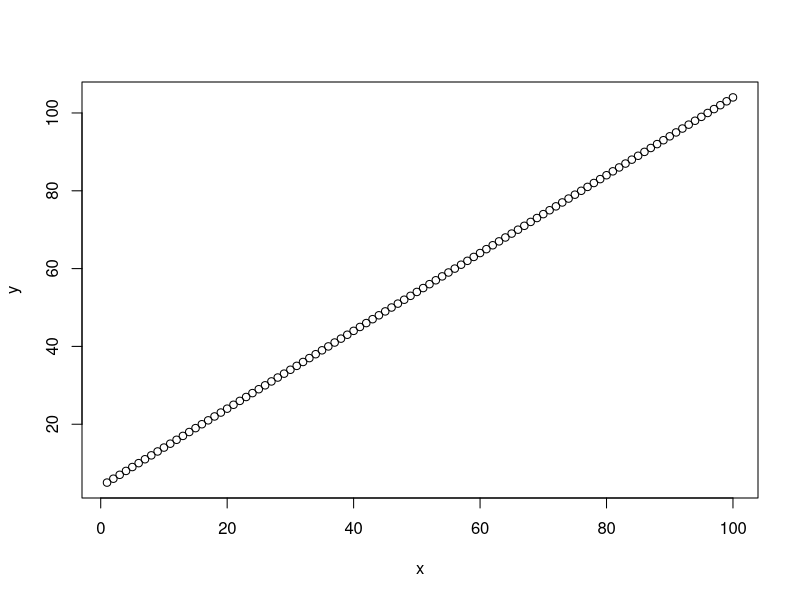
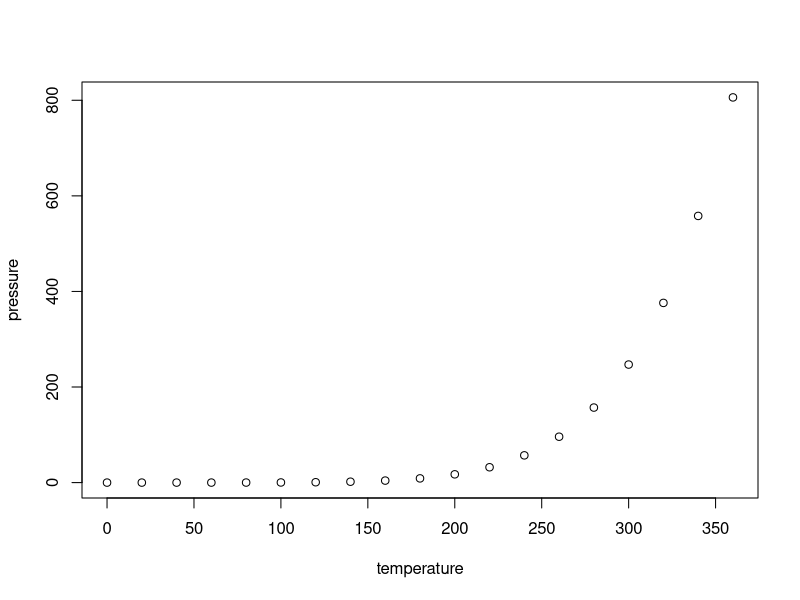

Recreate these plots in R, in order.
## ---- chunk 1
x<-1:100
y<-5:104
plot(x,y)
x<-100
y<167
q<-125
## ---- chunk 2
summary(cars)
## ---- chunk 3
plot(pressure)
